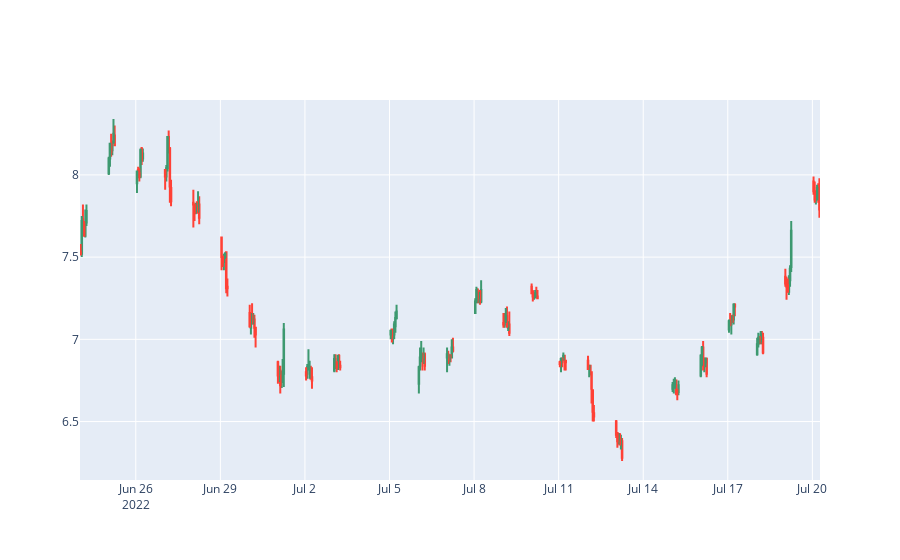

The cell this chart's notebook holds for it:
### Code cell
from apps.helpers.draw_chart import draw_candlestick
data_prices = data_prices[data_prices['hour'].isin([1,2,3,4,5,6,7]) & data_prices['2h_type'] == True]
print(len(data_prices)/7)

draw_candlestick(data_prices).show()

### Figure 1 — Plotly figure (JSON) as saved in the notebook; plotly's stock layout.template omitted (floating-point values rounded to 4 significant figures; data arrays with more than 128 entries replaced by an {"elided": "..."} marker saying what was removed)
{"data": [{"close": {"elided": "150 float values"}, "high": {"elided": "150 float values"}, "low": {"elided": "150 float values"}, "open": {"elided": "150 float values"}, "type": "candlestick", "x": {"elided": "150 str values"}}], "layout": {"xaxis": {"rangeslider": {"visible": false}}}}
